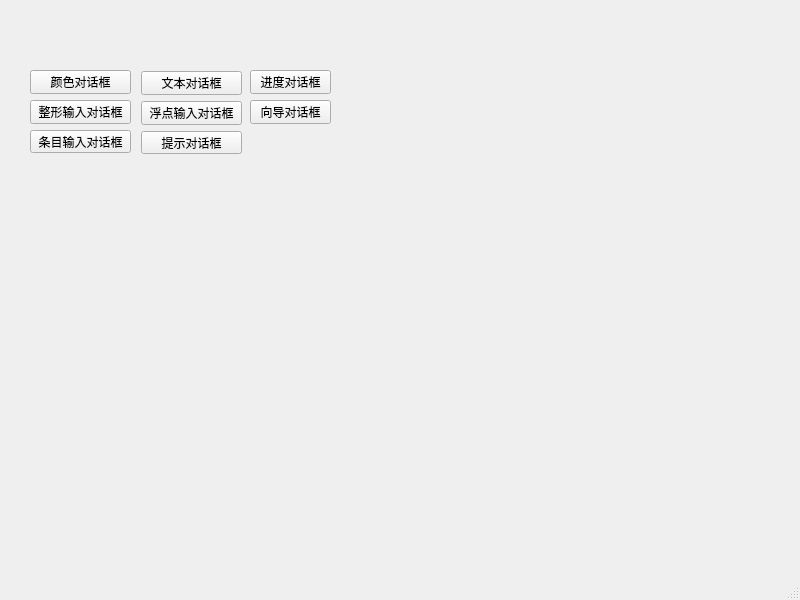
<?xml version="1.0" encoding="UTF-8"?>
<ui version="4.0">
 <class>MainWindow</class>
 <widget class="QMainWindow" name="MainWindow">
  <property name="geometry">
   <rect>
    <x>0</x>
    <y>0</y>
    <width>800</width>
    <height>600</height>
   </rect>
  </property>
  <property name="windowTitle">
   <string>MainWindow</string>
  </property>
  <widget class="QWidget" name="centralwidget">
   <widget class="QWidget" name="">
    <property name="geometry">
     <rect>
      <x>30</x>
      <y>70</y>
      <width>101</width>
      <height>83</height>
     </rect>
    </property>
    <layout class="QVBoxLayout" name="column_1">
     <item>
      <widget class="QPushButton" name="color">
       <property name="text">
        <string>颜色对话框</string>
       </property>
      </widget>
     </item>
     <item>
      <widget class="QPushButton" name="int_2">
       <property name="text">
        <string>整形输入对话框</string>
       </property>
      </widget>
     </item>
     <item>
      <widget class="QPushButton" name="item">
       <property name="text">
        <string>条目输入对话框</string>
       </property>
      </widget>
     </item>
    </layout>
   </widget>
   <widget class="QWidget" name="">
    <property name="geometry">
     <rect>
      <x>141</x>
      <y>71</y>
      <width>101</width>
      <height>83</height>
     </rect>
    </property>
    <layout class="QVBoxLayout" name="column_2">
     <item>
      <widget class="QPushButton" name="text">
       <property name="text">
        <string>文本对话框</string>
       </property>
      </widget>
     </item>
     <item>
      <widget class="QPushButton" name="float_2">
       <property name="text">
        <string>浮点输入对话框</string>
       </property>
      </widget>
     </item>
     <item>
      <widget class="QPushButton" name="tip">
       <property name="text">
        <string>提示对话框</string>
       </property>
      </widget>
     </item>
    </layout>
   </widget>
   <widget class="QWidget" name="">
    <property name="geometry">
     <rect>
      <x>250</x>
      <y>70</y>
      <width>81</width>
      <height>54</height>
     </rect>
    </property>
    <layout class="QVBoxLayout" name="column_3">
     <item>
      <widget class="QPushButton" name="progress">
       <property name="text">
        <string>进度对话框</string>
       </property>
      </widget>
     </item>
     <item>
      <widget class="QPushButton" name="wizard">
       <property name="text">
        <string>向导对话框</string>
       </property>
      </widget>
     </item>
    </layout>
   </widget>
  </widget>
  <widget class="QMenuBar" name="menubar">
   <property name="geometry">
    <rect>
     <x>0</x>
     <y>0</y>
     <width>800</width>
     <height>21</height>
    </rect>
   </property>
  </widget>
  <widget class="QStatusBar" name="statusbar"/>
 </widget>
 <resources/>
 <connections/>
</ui>
